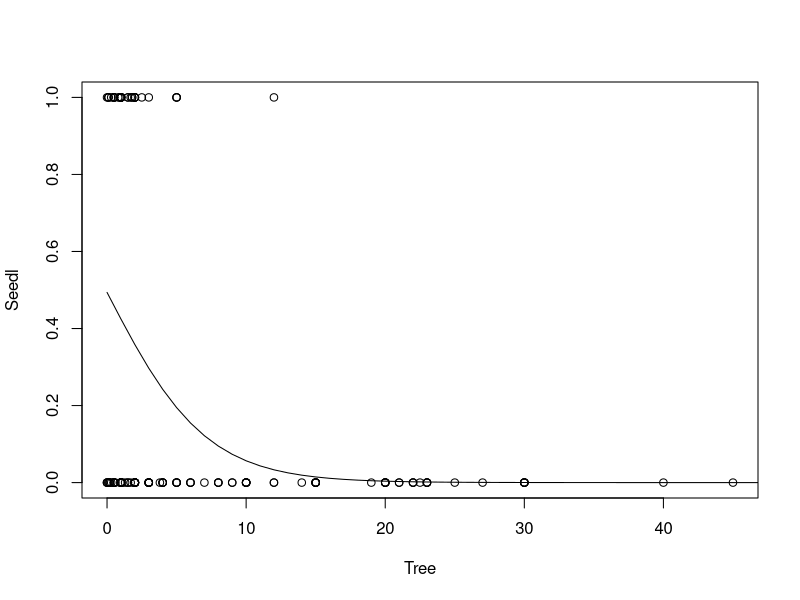
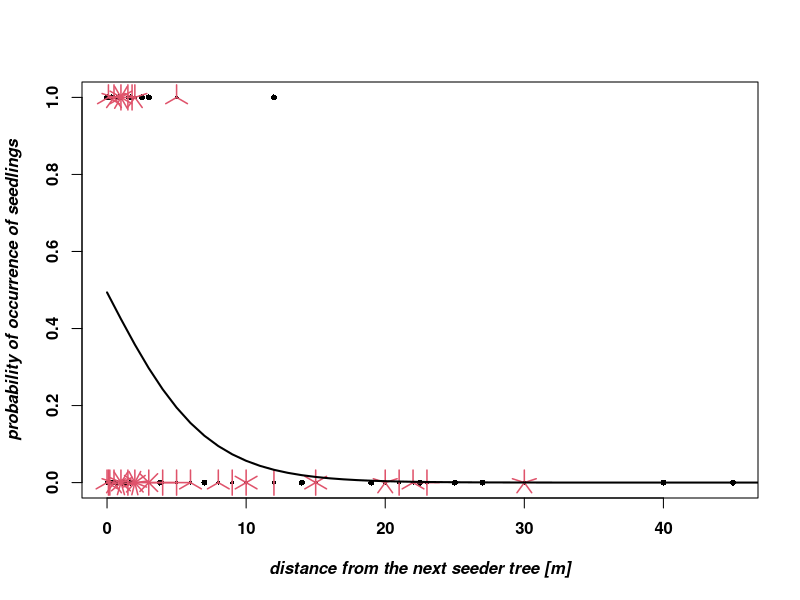
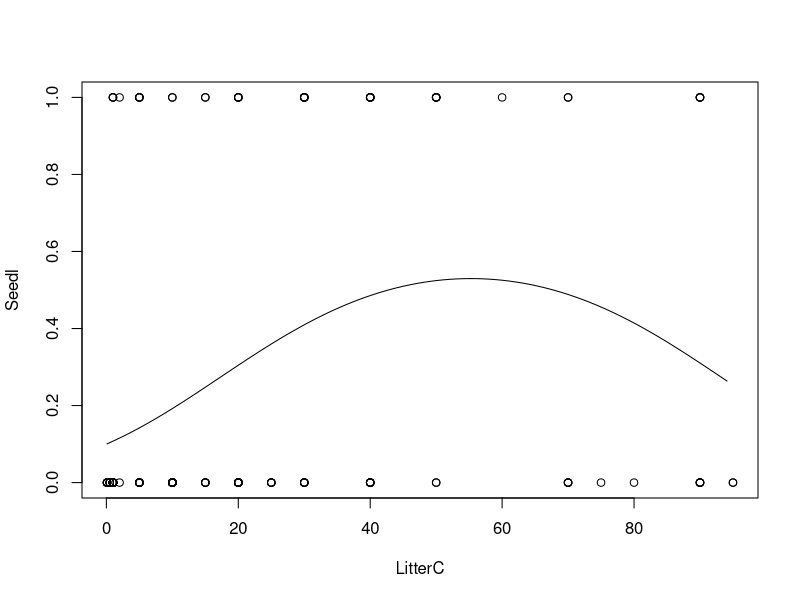

Generate these figures, in order, with R: (Note: this script raises an error after producing the figures.)
#load training Data
setwd("//R//leuphana//")
poly<- read.table("polytraining.txt",header=T)
attach(poly)
names(poly)
str(poly)


#simple models
model0<-glm(Seedl~1,binomial)
model1<-glm(Seedl~Tree,binomial)
summary(model1)
anova(model0,model1,test="Chi")

#significant? how much is the explained deviance?
#and next

model0<-glm(Seedl~1,binomial)
model2<-glm(Seedl~Altitude,binomial)
anova(model0,model2,test="Chi")
#significant? how much is the explained deviance?
#and next
model0<-glm(Seedl~1,binomial)
model3<-glm(Seedl~LitterC,binomial)
anova(model0,model3,test="Chi")
#significant? how much is the explained deviance?
#and next
model0<-glm(Seedl~1,binomial)
model4<-glm(Seedl~baresoil,binomial)
anova(model0,model4,test="Chi")

#graph
plot(Tree,Seedl)
min(Tree);max(Tree)
t<-seq(0,47,1)
lines(t,predict(model1,list(Tree=t),type="response"))

#sunflowerplot
sunflowerplot(Tree,Seedl,xlab="distance from the next seeder tree [m]",ylab="probability of occurrence of seedlings",font=2,font.lab=4)
lines(t,predict(model1,list(Tree=t),type="response"),lwd=2)


#test for unimodal relationship  
model5<-glm(Seedl~Tree+I(Tree^2),binomial)
anova(model1,model5,test="Chi")

model6<-glm(Seedl~Altitude+I(Altitude^2),binomial)
anova(model2,model6,test="Chi")

model7<-glm(Seedl~LitterC+I(LitterC^2),binomial)
anova(model3,model7,test="Chi")

model8<-glm(Seedl~baresoil+I(baresoil^2),binomial)
anova(model0,model8,test="Chi")

#plot unimodal
plot(LitterC,Seedl)
min(LitterC);max(LitterC)
l<-seq(0.1,95,1)
lines(l,predict(model7,list(LitterC=l),type="response"))


#interaction
model<-glm(Seedl~Tree*Altitude,binomial)
anova(model1,model,test="Chi")

#forward manuell
model1<-glm(Seedl~Tree,binomial)
forward1<-update(model1,~.+LitterC+I(LitterC^2))
anova(model1,forward1,test="Chi")
forward2<-update(model1,~.+ Altitude+I(Altitude^2))  
anova(model1,forward2,test="Chi")

#forward automatisch
model<-glm(Seedl~Tree+LitterC+I(LitterC^2)+Altitude+I(Altitude^2),binomial)
modelstep<-step(model,direction="forward")
summary(modelstep)
vif(modelstep)

#backward automatisch
model<-glm(Seedl~Tree+LitterC+I(LitterC^2)+Altitude+I(Altitude^2),binomial)
step(model)

#significant models
model1<-glm(Seedl~Tree,binomial)
model6<-glm(Seedl~Altitude+I(Altitude^2),binomial)
model7<-glm(Seedl~LitterC+I(LitterC^2),binomial)



#AUC
library(pROC) 
detach(poly)
poly2<- read.table("polytest.txt",header=T)
attach(poly2)
names(poly2)
str(poly2)

#Validation of Tree
model<- predict(model1, poly2, type="response")
roc <- roc(Seedl, model)
plot(roc)
AUC(roc)

#Validation of Altitude
model<- predict(model6, poly2, type="response")
roc <- rocdemo.sca(Seedl, model, dxrule.sca)
AUC(roc)

#Validation of LitterC
model<- predict(model7, poly2, type="response")
roc <- rocdemo.sca(Seedl, model, dxrule.sca)
AUC(roc)


